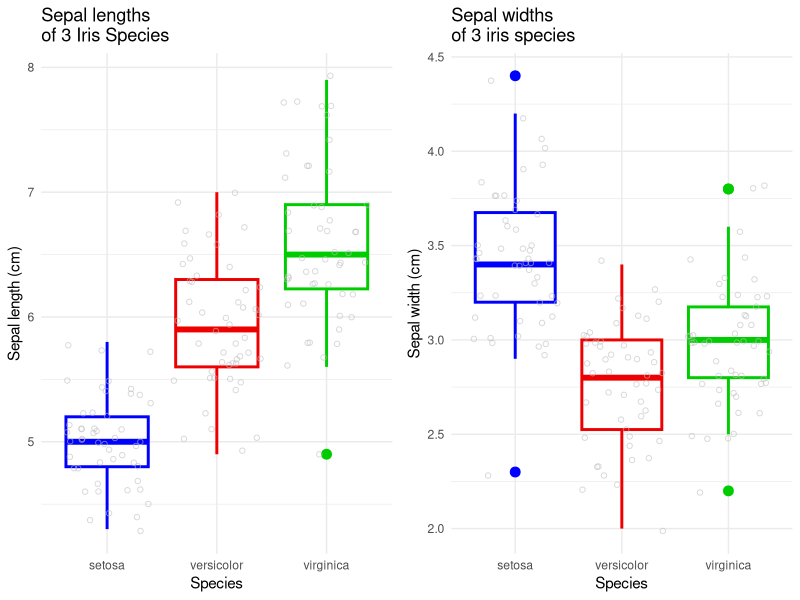

The R source for this figure:
# ####
# title:   Boxplots of iris dataset
# author:  learnusezone@gmail.com
# from-to: 2020-12-19-
# purpose: static boxplots of iris dataset
# note:    -
# ####


# load packages
library(ggplot2)

# boxplots
box_sl <- ggplot2::ggplot(iris) +
  geom_boxplot(aes(x = Species, y = Sepal.Length, color = Species),
               # outlier.colour = "brown",
               outlier.size = 3,
               # fill = "lightyellow",
               # alpha = 0.75,
               lwd = 1) +
  scale_color_manual(values = c("blue", "red2", "green3")) +
  geom_jitter(aes(x = Species, y = Sepal.Length),
              alpha = 0.6,
              col = "gray",
              shape = 1) +
  ggtitle("Sepal lengths \nof 3 Iris Species") +
  labs(y = "Sepal length (cm)") +
  theme_minimal() +
  theme(legend.position="none")

box_sw <- ggplot2::ggplot(iris) +
  geom_boxplot(aes(x = Species, y = Sepal.Width, color = Species),
               # outlier.colour = "brown",
               outlier.size = 3,
               # fill = "lightyellow",
               # alpha = 0.75,
               lwd = 1) +
  scale_color_manual(values = c("blue", "red2", "green3")) +
  geom_jitter(aes(x = Species, y = Sepal.Width),
              alpha = 0.6,
              col = "gray",
              shape = 1) +
  ggtitle("Sepal widths \nof 3 iris species") +
  labs(y = "Sepal width (cm)") +
  theme_minimal() +
  theme(legend.position="none")

gridExtra::grid.arrange(box_sl, box_sw, ncol = 2)

